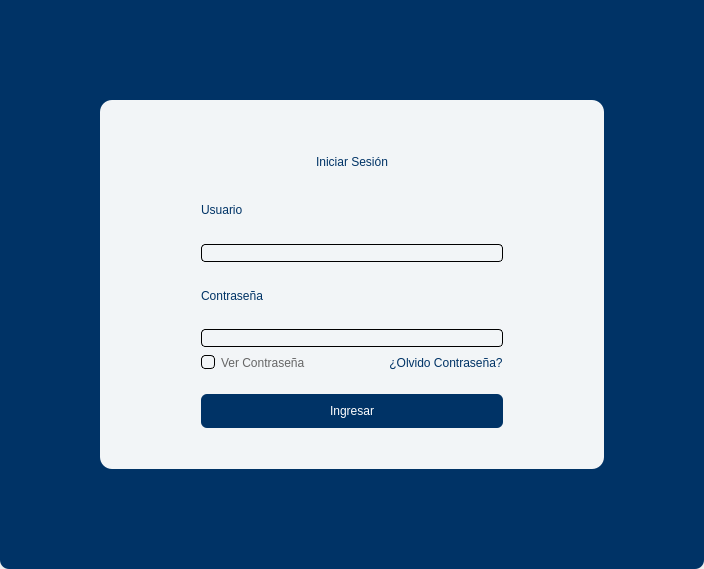
<?xml version="1.0" encoding="UTF-8"?>
<ui version="4.0">
 <class>Form</class>
 <widget class="QWidget" name="Form">
  <property name="geometry">
   <rect>
    <x>0</x>
    <y>0</y>
    <width>704</width>
    <height>569</height>
   </rect>
  </property>
  <property name="windowTitle">
   <string>Form</string>
  </property>
  <layout class="QHBoxLayout" name="horizontalLayout">
   <property name="spacing">
    <number>0</number>
   </property>
   <property name="leftMargin">
    <number>0</number>
   </property>
   <property name="topMargin">
    <number>0</number>
   </property>
   <property name="rightMargin">
    <number>0</number>
   </property>
   <property name="bottomMargin">
    <number>0</number>
   </property>
   <item>
    <widget class="QFrame" name="frame">
     <property name="styleSheet">
      <string notr="true">#frame{
	background-color: rgb(0, 51, 102);
	border:none;
	border-bottom-left-radius:9px;
	border-bottom-right-radius:9px;
}</string>
     </property>
     <property name="frameShape">
      <enum>QFrame::Shape::StyledPanel</enum>
     </property>
     <property name="frameShadow">
      <enum>QFrame::Shadow::Raised</enum>
     </property>
     <layout class="QGridLayout" name="gridLayout">
      <property name="leftMargin">
       <number>100</number>
      </property>
      <property name="topMargin">
       <number>100</number>
      </property>
      <property name="rightMargin">
       <number>100</number>
      </property>
      <property name="bottomMargin">
       <number>100</number>
      </property>
      <property name="spacing">
       <number>0</number>
      </property>
      <item row="0" column="0">
       <widget class="QFrame" name="frame_2">
        <property name="styleSheet">
         <string notr="true">QFrame{
background:rgba(255, 255, 255, 0.95);
border-radius: 12px;
width: 100%;


            
}

QLabel{
	color: rgb(0, 51, 102);
	background-color: transparent;
	font: 14pt &quot;Segoe UI&quot;;
}</string>
        </property>
        <property name="frameShape">
         <enum>QFrame::Shape::StyledPanel</enum>
        </property>
        <property name="frameShadow">
         <enum>QFrame::Shadow::Raised</enum>
        </property>
        <layout class="QVBoxLayout" name="verticalLayout_2" stretch="1,1,6,1">
         <property name="spacing">
          <number>0</number>
         </property>
         <property name="leftMargin">
          <number>0</number>
         </property>
         <property name="topMargin">
          <number>0</number>
         </property>
         <property name="rightMargin">
          <number>0</number>
         </property>
         <property name="bottomMargin">
          <number>0</number>
         </property>
         <item>
          <spacer name="verticalSpacer_4">
           <property name="orientation">
            <enum>Qt::Orientation::Vertical</enum>
           </property>
           <property name="sizeHint" stdset="0">
            <size>
             <width>20</width>
             <height>40</height>
            </size>
           </property>
          </spacer>
         </item>
         <item>
          <widget class="QLabel" name="label">
           <property name="styleSheet">
            <string notr="true">font: 600 28pt &quot;Segoe UI&quot;;
padding:0px 0px;</string>
           </property>
           <property name="text">
            <string>Iniciar Sesión</string>
           </property>
           <property name="alignment">
            <set>Qt::AlignmentFlag::AlignCenter</set>
           </property>
           <property name="margin">
            <number>0</number>
           </property>
          </widget>
         </item>
         <item>
          <layout class="QHBoxLayout" name="horizontalLayout_3" stretch="1,3,1">
           <property name="spacing">
            <number>0</number>
           </property>
           <item>
            <spacer name="horizontalSpacer">
             <property name="orientation">
              <enum>Qt::Orientation::Horizontal</enum>
             </property>
             <property name="sizeHint" stdset="0">
              <size>
               <width>108</width>
               <height>20</height>
              </size>
             </property>
            </spacer>
           </item>
           <item>
            <widget class="QFrame" name="frame_3">
             <property name="styleSheet">
              <string notr="true">QFrame{
background:transparent;
}
QPushButton{
	background-color: rgb(0, 51, 102);
	border: none;
    border-radius: 6px;
	font: 600 14pt &quot;Segoe UI&quot;;
	color: rgb(255, 255, 255);
 }</string>
             </property>
             <property name="frameShape">
              <enum>QFrame::Shape::StyledPanel</enum>
             </property>
             <property name="frameShadow">
              <enum>QFrame::Shadow::Raised</enum>
             </property>
             <layout class="QVBoxLayout" name="verticalLayout" stretch="1,1,1,1,1,0,1">
              <property name="spacing">
               <number>6</number>
              </property>
              <property name="leftMargin">
               <number>0</number>
              </property>
              <property name="topMargin">
               <number>0</number>
              </property>
              <property name="rightMargin">
               <number>0</number>
              </property>
              <property name="bottomMargin">
               <number>0</number>
              </property>
              <item>
               <widget class="QLabel" name="user_label">
                <property name="text">
                 <string>Usuario</string>
                </property>
               </widget>
              </item>
              <item>
               <widget class="QLineEdit" name="user_input">
                <property name="styleSheet">
                 <string notr="true">background-color: transparent;
color: rgb(0, 0, 0);
border-radius:4px;
border:1px solid rgb(0, 0, 0);</string>
                </property>
                <property name="placeholderText">
                 <string/>
                </property>
               </widget>
              </item>
              <item>
               <widget class="QLabel" name="password_label">
                <property name="text">
                 <string>Contraseña</string>
                </property>
               </widget>
              </item>
              <item>
               <widget class="QLineEdit" name="password_input">
                <property name="styleSheet">
                 <string notr="true">background-color: transparent;
color: rgb(0, 0, 0);
border-radius:4px;
border:1px solid rgb(0, 0, 0);</string>
                </property>
                <property name="text">
                 <string/>
                </property>
                <property name="echoMode">
                 <enum>QLineEdit::EchoMode::Password</enum>
                </property>
               </widget>
              </item>
              <item>
               <layout class="QHBoxLayout" name="horizontalLayout_2">
                <item>
                 <widget class="QCheckBox" name="check_view_password">
                  <property name="cursor">
                   <cursorShape>PointingHandCursor</cursorShape>
                  </property>
                  <property name="styleSheet">
                   <string notr="true">QCheckBox{
color: rgb(102, 102, 102);
font: 12pt &quot;Segoe UI&quot;;
background-color:transparent;
}
QCheckBox::indicator {
border:1px solid;
border-radius:4px;
}

QCheckBox::indicator:checked {
    
	background-color: rgb(0, 51, 102);
}</string>
                  </property>
                  <property name="text">
                   <string>Ver Contraseña</string>
                  </property>
                  <property name="checkable">
                   <bool>true</bool>
                  </property>
                  <property name="tristate">
                   <bool>false</bool>
                  </property>
                 </widget>
                </item>
                <item>
                 <spacer name="horizontalSpacer_3">
                  <property name="orientation">
                   <enum>Qt::Orientation::Horizontal</enum>
                  </property>
                  <property name="sizeHint" stdset="0">
                   <size>
                    <width>40</width>
                    <height>20</height>
                   </size>
                  </property>
                 </spacer>
                </item>
                <item>
                 <widget class="QPushButton" name="Olvido_ContrasenaButton">
                  <property name="cursor">
                   <cursorShape>PointingHandCursor</cursorShape>
                  </property>
                  <property name="layoutDirection">
                   <enum>Qt::LayoutDirection::LeftToRight</enum>
                  </property>
                  <property name="styleSheet">
                   <string notr="true">QPushButton{
	background-color: transparent;
	font: 9pt &quot;Segoe UI&quot;;
	color: rgb(0, 51, 102);
	padding:0;
}
QPushButton:hover{
	
	font: 9pt &quot;Segoe UI&quot;;
	text-decoration: underline;
	color: rgb(0, 89, 179);
}</string>
                  </property>
                  <property name="text">
                   <string>¿Olvido Contraseña?</string>
                  </property>
                 </widget>
                </item>
               </layout>
              </item>
              <item>
               <spacer name="verticalSpacer_2">
                <property name="orientation">
                 <enum>Qt::Orientation::Vertical</enum>
                </property>
                <property name="sizeHint" stdset="0">
                 <size>
                  <width>20</width>
                  <height>15</height>
                 </size>
                </property>
               </spacer>
              </item>
              <item>
               <widget class="QPushButton" name="login_Button">
                <property name="autoFillBackground">
                 <bool>false</bool>
                </property>
                <property name="styleSheet">
                 <string notr="true">padding-top: 10px;
padding-bottom: 10px;</string>
                </property>
                <property name="text">
                 <string>Ingresar</string>
                </property>
               </widget>
              </item>
             </layout>
            </widget>
           </item>
           <item>
            <spacer name="horizontalSpacer_2">
             <property name="orientation">
              <enum>Qt::Orientation::Horizontal</enum>
             </property>
             <property name="sizeHint" stdset="0">
              <size>
               <width>108</width>
               <height>20</height>
              </size>
             </property>
            </spacer>
           </item>
          </layout>
         </item>
         <item>
          <spacer name="verticalSpacer">
           <property name="orientation">
            <enum>Qt::Orientation::Vertical</enum>
           </property>
           <property name="sizeHint" stdset="0">
            <size>
             <width>20</width>
             <height>34</height>
            </size>
           </property>
          </spacer>
         </item>
        </layout>
       </widget>
      </item>
     </layout>
    </widget>
   </item>
  </layout>
 </widget>
 <resources/>
 <connections/>
</ui>
